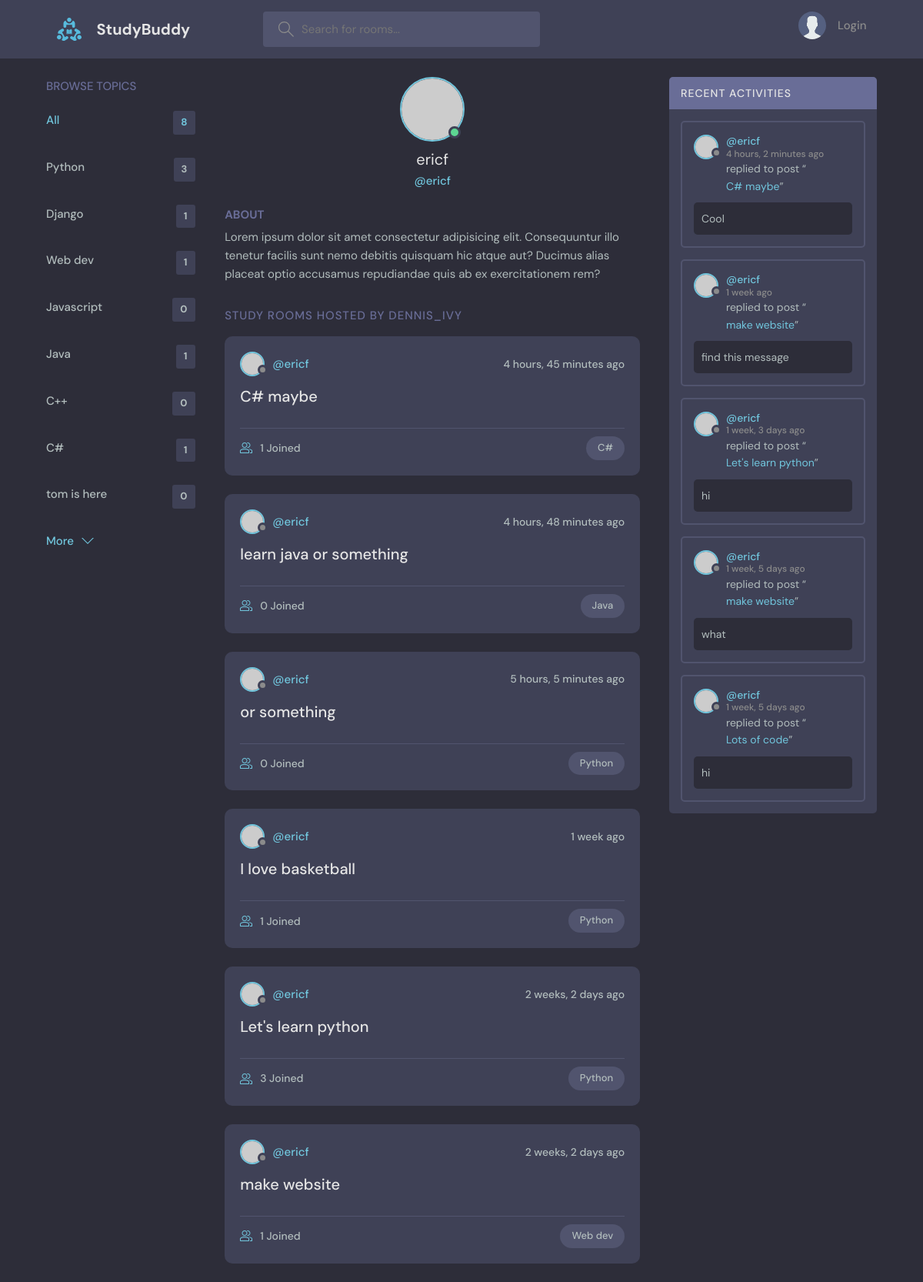
The app's page /profile/1 with its own data.
### base/models.py (models this page shows, shortened)
class Topic(models.Model):
    name = models.CharField(max_length=200)

class Room(models.Model):
    host = models.ForeignKey(User, on_delete=models.SET_NULL, null=True)
    topic = models.ForeignKey(Topic, on_delete=models.SET_NULL, null=True)
    name = models.CharField(max_length=200)
    description = models.TextField(null=True, blank=True)
    participants = models.ManyToManyField(User, related_name='participants', blank=True)
    updated = models.DateTimeField(auto_now=True)
    created = models.DateTimeField(auto_now_add=True)
    class Meta: #order by descending date, newest first
        ordering = ['-updated', '-created']
    def __str__(self):
        return self.name

class Message(models.Model):
    user = models.ForeignKey(User, on_delete=models.CASCADE)
    room = models.ForeignKey(Room, on_delete=models.CASCADE)
    body = models.TextField()
    updated = models.DateTimeField(auto_now=True)
    created = models.DateTimeField(auto_now_add=True)
    class Meta: #order by descending date, newest first
        ordering = ['-updated', '-created']

### base/views.py (the view)
# urls.py: path('profile/<str:pk>', views.userProfile, name="user-profile"),
def userProfile(request, pk):
    user = User.objects.get(id=pk)
    rooms = user.room_set.all()
    room_messages = user.message_set.all()
    topics = Topic.objects.all()
    context = {'user':user,'rooms':rooms,
        'room_messages':room_messages, 'topics':topics}
    return render(request, 'base/profile.html', context)

### base/templates/base/profile.html (shortened to what this page needs)
{% extends 'main.html' %}
{% block content %}
  <main class="profile-page layout layout--3">
    <div class="container">
      {% include 'base/topics_component.html' %}
      <div class="roomList">
        <div class="profile">
          <div class="profile__avatar">
            <div class="avatar avatar--large active">
              <img src="https://randomuser.me/api/portraits/men/11.jpg" />
            </div>
          </div>
          <div class="profile__info">
            <h3>{{user.username}}</h3>
            <p>@{{user.username}}</p>
          </div>
          <div class="profile__about">
            <h3>About</h3>
            <p>
              Lorem ipsum dolor sit amet consectetur adipisicing elit. Consequuntur illo tenetur
              facilis sunt nemo debitis quisquam hic atque aut? Ducimus alias placeat optio
              accusamus repudiandae quis ab ex exercitationem rem?
            </p>
          </div>
        </div>
        <div class="roomList__header">
          <div>
            <h2>Study Rooms Hosted by dennis_ivy</a>
            </h2>
          </div>
        </div>
        {% include 'base/feed_component.html' %}
      </div>
      {% include 'base/activity_component.html' %}
    </div>
  </main>
{% endblock content%}

### base/templates/base/topics_component.html
<div class="topics">
    <div class="topics__header">
      <h2>Browse Topics</h2>
    </div>
    <ul class="topics__list">
      <li>
        <a href="{% url 'home' %}" class="active">All <span>{{topics.count}}</span></a>
      </li>
      {% for topic in topics %}
      <li>
        <a href="{% url 'home' %}?q={{topic.name}}">{{topic.name}} <span>{{topic.room_set.all.count}}</span></a>
      </li>
      {% endfor %}
    </ul>
    <a class="btn btn--link" href="{% url 'topics' %}">
      More
      <svg version="1.1" xmlns="http://www.w3.org/2000/svg" width="32" height="32" viewBox="0 0 32 32">
        <title>chevron-down</title>
        <path d="M16 21l-13-13h-3l16 16 16-16h-3l-13 13z"></path>
      </svg>
    </a>
  </div>

### base/templates/base/feed_component.html (shortened to what this page needs)
{% for room in rooms %}
<div class="roomListRoom">
    <div class="roomListRoom__header">
      <a href="{% url 'user-profile' room.host.id %}" class="roomListRoom__author">
        <div class="avatar avatar--small">
          <img src="https://randomuser.me/api/portraits/women/11.jpg" />
        </div>
        <span>@{{room.host.username}}</span>
      </a>
      <div class="roomListRoom__actions">
        <span>{{room.created|timesince}} ago</span>
      </div>
    </div>
    <div class="roomListRoom__content">
      <a href="{% url 'room' room.id %}">{{room.name}}</a>
    </div>
    <div class="roomListRoom__meta">
      <a href="{% url 'room' room.id %}l" class="roomListRoom__joined">
        {{room.participants.all.count}} Joined
      </a>
      <p class="roomListRoom__topic">{{room.topic.name}}</p>
    </div>
  </div>
  {% endfor %}

### base/templates/base/activity_component.html (shortened to what this page needs)
<div class="activities">
    <div class="activities__header">
      <h2>Recent Activities</h2>
    </div>
    {% for message in room_messages %}
    <div class="activities__box">
      <div class="activities__boxHeader roomListRoom__header">
        <a href="{% url 'user-profile' message.user.id %}" class="roomListRoom__author">
          <div class="avatar avatar--small">
            <img src="https://randomuser.me/api/portraits/women/11.jpg" />
          </div>
          <p>
            @{{message.user}}
            <span>{{message.created|timesince}} ago</span>
          </p>
        </a>
      </div>
      <div class="activities__boxContent">
        <p>replied to post “<a href="{% url 'room' message.room.id %}">{{message.room}}</a>”</p>
        <div class="activities__boxRoomContent">
          {{message.body}}
        </div>
      </div>
    </div>
    {% endfor %}
  </div>

### records on screen
Topic: name "Python", room_set.all.count "3"
Topic: name "Django", room_set.all.count "1"
Topic: name "Web dev", room_set.all.count "1"
Topic: name "Javascript", room_set.all.count "0"
Topic: name "Java", room_set.all.count "1"
Topic: name "C++", room_set.all.count "0"
Topic: name "C#", room_set.all.count "1"
Topic: name "tom is here", room_set.all.count "0"
Room: host.username "ericf", created "4 hours, 45 minutes", name "C# maybe", participants.all.count "1", topic.name "C#"
Room: host.username "ericf", created "4 hours, 48 minutes", name "learn java or something", participants.all.count "0", topic.name "Java"
Room: host.username "ericf", created "5 hours, 5 minutes", name "or something", participants.all.count "0", topic.name "Python"
Room: host.username "ericf", created "1 week", name "I love basketball", participants.all.count "1", topic.name "Python"
Room: host.username "ericf", created "2 weeks, 2 days", name "Let's learn python", participants.all.count "3", topic.name "Python"
Room: host.username "ericf", created "2 weeks, 2 days", name "make website", participants.all.count "1", topic.name "Web dev"
Message: user "ericf", created "4 hours, 2 minutes", room "C# maybe", body "Cool"
Message: user "ericf", created "1 week", room "make website", body "find this message"
Message: user "ericf", created "1 week, 3 days", room "Let's learn python", body "hi"
Message: user "ericf", created "1 week, 5 days", room "make website", body "what"
Message: user "ericf", created "1 week, 5 days", room "Lots of code", body "hi"

### other values on screen
{{ topics.count }} "8"
{{ user.username }} "ericf"
